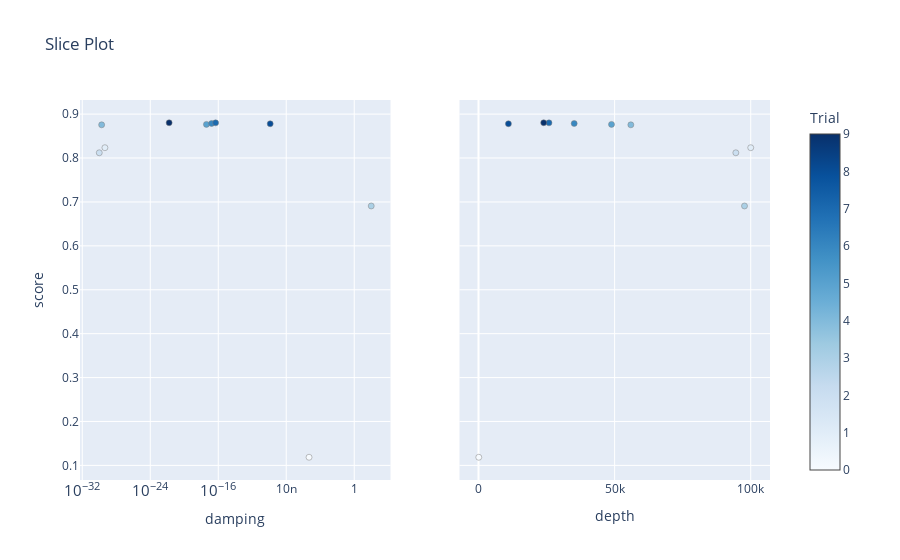
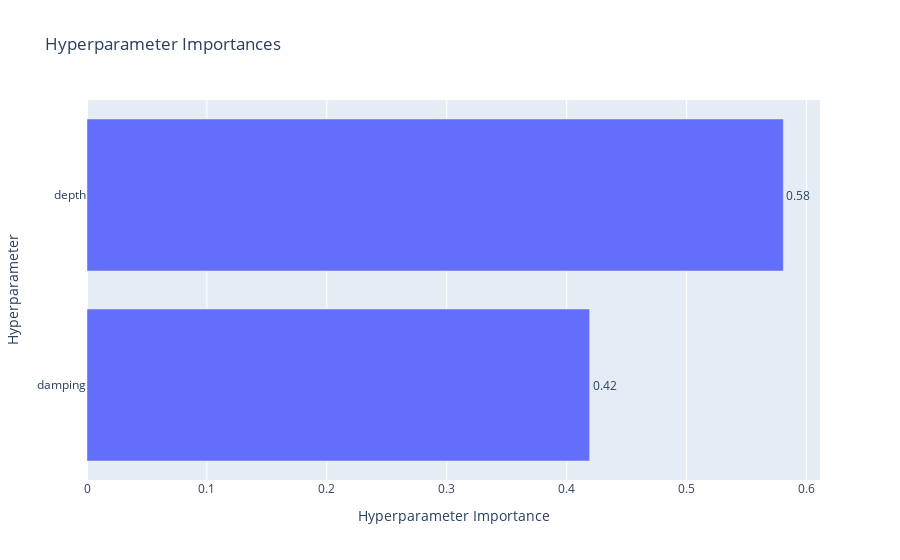

These figures' notebook cell, in order:
### Markdown cell above
## Optimization

### Code cell
study, eqs = optimization.optimize_eq_source_params(
    coordinates,
    data.gravity_disturbance_mgal,
    n_trials=10,
    damping_limits=(10**damp_lower, 10**damp_upper),
    depth_limits=(depth_lower, depth_upper),
    # damping=None,
    # depth="default",
    block_size=20e3,
    plot=True,
    # sampler=optuna.integration.BoTorchSampler(n_startup_trials=4)
)

### Figure 1 — Plotly figure (JSON) as saved in the notebook; plotly's stock layout.template omitted (floating-point values rounded to 4 significant figures)
{"data": [{"marker": {"color": [0, 1, 2, 3, 4, 5, 6, 7, 8, 9], "colorbar": {"title": {"text": "Trial"}, "x": 1, "xpad": 40}, "colorscale": [[0, "rgb(247,251,255)"], [0.125, "rgb(222,235,247)"], [0.25, "rgb(198,219,239)"], [0.375, "rgb(158,202,225)"], [0.5, "rgb(107,174,214)"], [0.625, "rgb(66,146,198)"], [0.75, "rgb(33,113,181)"], [0.875, "rgb(8,81,156)"], [1, "rgb(8,48,107)"]], "line": {"color": "Grey", "width": 0.5}, "showscale": true}, "mode": "markers", "name": "Feasible Trial", "showlegend": false, "type": "scatter", "x": [4.811e-06, 4.614e-30, 1e-30, 100, 1.904e-30, 4.062e-18, 1.648e-17, 4.928e-17, 1.294e-10, 1.662e-22], "xaxis": "x", "y": [0.1185, 0.8235, 0.8119, 0.6908, 0.8756, 0.8766, 0.8787, 0.8801, 0.878, 0.8803], "yaxis": "y"}, {"marker": {"color": [0, 1, 2, 3, 4, 5, 6, 7, 8, 9], "colorbar": {"title": {"text": "Trial"}, "x": 1, "xpad": 40}, "colorscale": [[0, "rgb(247,251,255)"], [0.125, "rgb(222,235,247)"], [0.25, "rgb(198,219,239)"], [0.375, "rgb(158,202,225)"], [0.5, "rgb(107,174,214)"], [0.625, "rgb(66,146,198)"], [0.75, "rgb(33,113,181)"], [0.875, "rgb(8,81,156)"], [1, "rgb(8,48,107)"]], "line": {"color": "Grey", "width": 0.5}, "showscale": false}, "mode": "markers", "name": "Feasible Trial", "showlegend": false, "type": "scatter", "x": [100, 100000, 94530.0, 97710.0, 55960.0, 48860.0, 35150.0, 25880.0, 10990.0, 23950.0], "xaxis": "x2", "y": [0.1185, 0.8235, 0.8119, 0.6908, 0.8756, 0.8766, 0.8787, 0.8801, 0.878, 0.8803], "yaxis": "y2"}], "layout": {"title": {"text": "Slice Plot"}, "xaxis": {"anchor": "y", "domain": [0, 0.45], "title": {"text": "damping"}, "type": "log"}, "xaxis2": {"anchor": "y2", "domain": [0.55, 1], "title": {"text": "depth"}}, "yaxis": {"anchor": "x", "domain": [0, 1], "title": {"text": "score"}}, "yaxis2": {"anchor": "x2", "domain": [0, 1], "matches": "y", "showticklabels": false}}}

### Figure 2 — Plotly figure (JSON) as saved in the notebook; plotly's stock layout.template omitted (floating-point values rounded to 4 significant figures)
{"data": [{"cliponaxis": false, "hovertemplate": ["damping (FloatDistribution): 0.4192001911452987<extra></extra>", "depth (FloatDistribution): 0.5807998088547013<extra></extra>"], "name": "Objective Value", "orientation": "h", "text": ["0.42", "0.58"], "textposition": "outside", "type": "bar", "x": [0.4192, 0.5808], "y": ["damping", "depth"]}], "layout": {"title": {"text": "Hyperparameter Importances"}, "xaxis": {"title": {"text": "Hyperparameter Importance"}}, "yaxis": {"title": {"text": "Hyperparameter"}}}}
